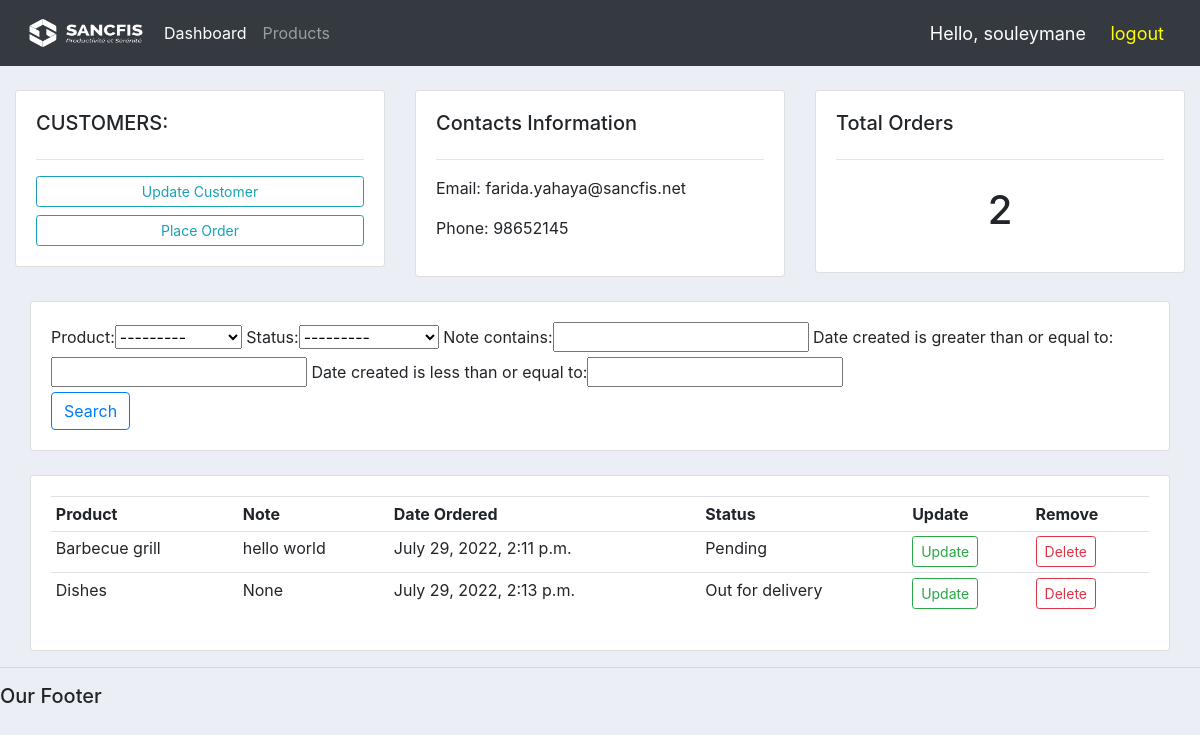
The app's page /customer/1/ (signed in) with its own data.
### accounts/models.py (models this page shows, shortened)
class Customer(models.Model):
    name = models.CharField(max_length=200, null=True)
    phone = models.CharField(max_length=20, null=True)
    email = models.EmailField(max_length=200, null=True)
    date_created = models.DateTimeField(auto_now_add=True, null=True)

class Order(models.Model):
    STATUS = (
        ('Pending', 'Pending'),
        ('Out for delivery', 'Out for delivery'),
        ('Delivered', 'Delivered'),
    )
    customer = models.ForeignKey(Customer, null=True, on_delete=models.SET_NULL)
    product = models.ForeignKey(Product, null=True, on_delete=models.SET_NULL)
    date_created = models.DateTimeField(auto_now_add=True, null=True)
    status = models.CharField(max_length=200, null=True, choices=STATUS)
    note = models.CharField(max_length=100, null=True)

class Product(models.Model):
    CATEGORY = (
        ('Indoor', 'Indoor'),
        ('Out Door', 'Out Door'),
    )
    name = models.CharField(max_length=200, null=True)
    price = models.FloatField(null=True)
    category = models.CharField(max_length=200, null=True, choices=CATEGORY)
    description = models.CharField(max_length=200, null=True, blank=True)
    date_created = models.DateTimeField(auto_now_add=True, null=True)
    tags = models.ManyToManyField(Tag)
    def __str__(self):
        return self.name

### accounts/views/customer.py (the view)
# urls.py: path('customer/<str:pk_test>/', customer.customer, name="customer"),
@login_required(login_url='login')
def customer(request, pk_test):
    customer = Customer.objects.get(id=pk_test)
    orders = customer.order_set.all()
    order_count = orders.count()
    myFilter = OrderFilter(request.GET, queryset=orders)
    orders = myFilter.qs
    context = {'customer': customer, 'orders': orders,
    'order_count': order_count, 'myFilter': myFilter}
    return render(request, 'accounts/customer.html', context)

### accounts/templates/accounts/customer.html
{% extends 'accounts/main.html' %}
{% block content %}
    <br>
    <div class="row">
        <div class="col-md">
            <div class="card card-body">
                <h5>CUSTOMERS:</h5>
                <hr>
                <a class="btn btn-outline-info btn-sm btn-block" href="">
                    Update Customer
                </a>
                <a class="btn btn-outline-info btn-sm btn-block" href="{% url 'create_order' customer.id %}">
                    Place Order
                </a>
            </div>
        </div>
        <div class="col-md">
            <div class="card card-body">
                <h5>Contacts Information</h5>
                <hr>
                <p>Email: {{customer.email}}</p>
                <p>Phone: {{customer.phone}}</p>
            </div>
        </div>
        <div class="col-md">
            <div class="card card-body">
                <h5>Total Orders</h5>
                <hr>
                <h1 style="text-align: center; padding: 10px;">{{order_count}}</h1>
            </div>
        </div>
    </div>
    <br>
    <div class="row">
        <div class="col">
            <div class="col-md">
                <div class="card card-body">
                    <form method="get">
                        <div>
                            {{ myFilter.form }}
                        </div>
                        <button class="btn btn-outline-primary" type="submit">Search</button>
                    </form>
                </div>
            </div>
        </div>
    </div>
    <br>
    <div class="row">
        <div class="col">
            <div class="col-md">
                <div class="card card-body">
                    <table class="table table-sm">
                        <tr>
                            <th>Product</th>
                            <th>Note</th>
                            <th>Date Ordered</th>
                            <th>Status</th>
                            <th>Update</th>
                            <th>Remove</th>
                        </tr>
                        {% for order in orders %}
                            <tr>
                                <td>{{ order.product }}</dt>
                                <td>{{ order.note }}</dt>
                                <td>{{ order.date_created }}</dt>
                                <td>{{ order.status }}</dt>
                                <td><a class="btn btn-outline-success btn-sm" href="{% url 'update_order' order.id %}">Update</a></td>
                                <td><a class="btn btn-outline-danger btn-sm" href="{% url 'delete_order' order.id %}">Delete</a></td>
                            </tr>
                        {% endfor %}
                    </table>
                </div>
            </div>
        </div>
    </div>
{% endblock %}

### accounts/templates/accounts/navbar.html (shortened to what this page needs)
{% load static %}
<nav class="navbar navbar-expand-lg navbar-dark bg-dark">
    <img style="height: 50px; width: 140px;" src="{% static 'images/logo.png' %}">
    <div class="collapse navbar-collapse" id="navbarNav">
        <ul class="navbar-nav">
            <li class="nav-item active">
                <a class="nav-link" href="{% url 'home' %}">Dashboard</a>
            </li>
            <li class="nav-item">
                <a class="nav-link" href="{% url 'products' %}">Products</a>
            </li>
        </ul>
    </div>
    <span class="hello-msg">Hello, {{ request.user }}</span>&nbsp;
    <span><a class="href" href="{% url 'logout' %}">logout</a></span>
</nav>

### static/css/main.css (style rules this page uses)
body { background-color: #ebeff5; }

### accounts/templates/accounts/navbar.html (style rules this page uses)
.hello-msg { font-size: 18px; color: white; margin-right: 20px; }
.href { font-size: 18px; color: yellow; margin-right: 20px; }

### records on screen
Customer: email "farida.yahaya@sancfis.net", phone "98652145"
Order: product "Barbecue grill", note "hello world", date_created "July 29, 2022, 2:11 p.m.", status "Pending"
Order: product "Dishes", note "None", date_created "July 29, 2022, 2:13 p.m.", status "Out for delivery"

### other values on screen
{{ request.user }} "souleymane"
{{ order_count }} "2"
